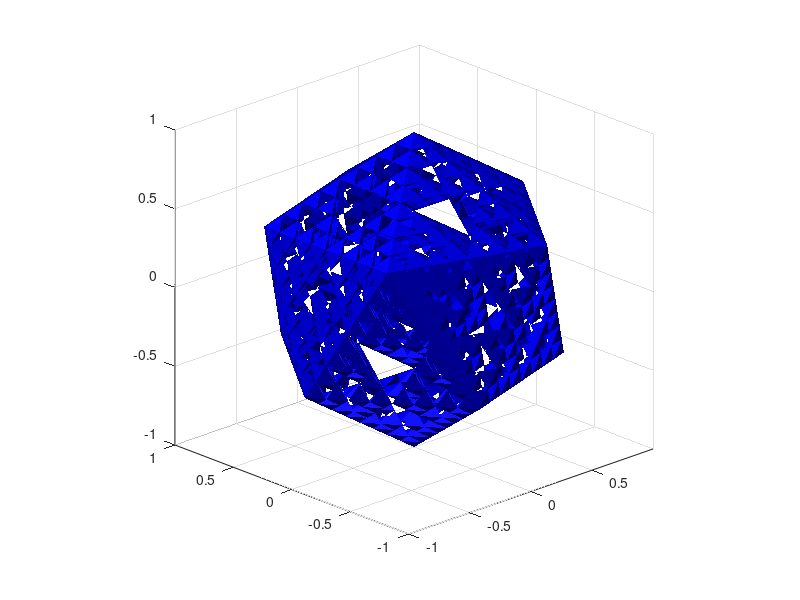

Here is the MATLAB script that generated this plot:
function [V, T] = Sierpinski_icosahedron(nb_it, option_display)
%% Sierpinski_icosahedron : function compute, display, and save
% a Sierpinski icosahedron at any iteration number / depth level.
%
% Author & support : nicolas.douillet (at) free.fr, 2020.
%
%
% Syntax
%
% Sierpinski_icosahedron;
% Sierpinski_icosahedron(nb_it);
% Sierpinski_icosahedron(nb_it, option_display);
% [V,T] = Sierpinski_icosahedron(nb_it, option_display);
%
%
% Description
%
% Sierpinski_icosahedron computes and displays the 3-level / iteration
% Sierpinski icosahedron included in the unit sphere.
%
% Sierpinski_icosahedron(nb_it) computes nb_it depth levels / iterations.
%
% Sierpinski_icosahedron(nb_it, option_display) displays it when
% option_display is set to logical *true/1 (default), and doesn't
% when it is set to  logical false/0.
%
% [V,T] = Sierpinski_icosahedron(nb_it, option_display) stores the resulting
% vertex coordinates in the array V, and the triangulation in the array T.
%
%
% Input arguments
%
% - nb_it : positive integer scalar double, the number of iterations / depth level.
% - option_display : either logical, *true/false or numeric *1/0.
%
%
% Output arguments
%
%       [ |  |  |]
% - V = [Vx Vy Vz], real matrix double, the vertex coordinates. Size(V) = [nb_vertices,3].
%       [ |  |  |]
%
%       [ |  |  |]
% - T = [T1 T2 T3], positive integer matrix double, the triangulation. Size(T) = [nb_triangles,3].
%       [ |  |  |]
%
%
% Example #1 : computes and displays the simple Sierpinski icosahedron at iteration 3
%
% Sierpinski_icosahedron(3);
%
%
% Example #2 : computes, displays and saves the Sierpinski icosahedron at iteration 5
%
% [V,T] = Sierpinski_icosahedron(5,true);
%% Input parsing
assert(nargin < 3,'Too many input arguments.');
if ~nargin    
    nb_it = 3;
    option_display = true;    
elseif nargin > 0    
    assert(isnumeric(nb_it) && nb_it == floor(nb_it) && nb_it >= 0,'nb_it parameter value must be numeric positive or null integer.');    
    if nargin > 1        
        assert(islogical(option_display) || isnumeric(option_display),'option_display parameter type must be either logical or numeric.');        
    else        
        option_display = true;        
    end    
end
warning('on');
if option_display && nb_it > 6    
    warning('%s triangles to display ! Make sure your graphic card has enough memory.',num2str(24*12^nb_it))    
end
warning('off');
%% Body
% Summits of the first tetrahedron with edge length = 1
phi_n = 0.5*(1+sqrt(5));
centre_angle = 2*asin(1/sqrt(phi_n*sqrt(5)));
Rmz = @(theta)[cos(theta) -sin(theta) 0;...
               sin(theta)  cos(theta) 0;...
               0          0           1];
V1 = [0 0 1];
V2 = [sin(centre_angle) 0 cos(centre_angle)];
V3 = (Rmz(0.4*pi)*V2')';
V4 = [0 0 0];
Summit_array = [V1; V2; V3; V4];
[Vertex_array,Triangle_array,Middle_edge_array] = tetrahedron_iterate(V1,V2,V3,V4);
p = 0;
% nb_it iterations
while p ~= nb_it
        
    New_vertex_array      = repmat(Vertex_array,      [1 1 4]);
    New_summit_array      = repmat(Summit_array,      [1 1 4]);
    New_triangle_array    = repmat(Triangle_array,    [1 1 4]);
    New_middle_edge_array = repmat(Middle_edge_array, [1 1 4]);
    
    for j = 1:size(Vertex_array,3) % loop on current nb icosa               
        
        for i = 1:4
            
            V = Summit_array(i,:,j); % current summit
            
            D = sqrt(sum((Middle_edge_array(:,:,j) - repmat(V,[6 1])).^2,2)); % distance matrix
            [~,idx] = sort(D,1);
            
            New_summit_array(:,:,4*(j-1)+i) = [V;...
                                               Middle_edge_array(idx(1),:,j);...
                                               Middle_edge_array(idx(2),:,j);...
                                               Middle_edge_array(idx(3),:,j)];
            
                        % sort New_summit_array regarding to zmax, xmax, ymax, ymin
            i_zmax = find(New_summit_array(:,3,4*(j-1)+i) == max(New_summit_array(:,3,4*(j-1)+i)),1);
            i_xmax = find(New_summit_array(:,1,4*(j-1)+i) == max(New_summit_array(:,1,4*(j-1)+i)),1);
            i_ymax = find(New_summit_array(:,2,4*(j-1)+i) == max(New_summit_array(:,2,4*(j-1)+i)),1);
            i_zmin = find(New_summit_array(:,3,4*(j-1)+i) == min(New_summit_array(:,3,4*(j-1)+i)),1);
            
            New_summit_array(:,:,4*(j-1)+i) = [New_summit_array(i_zmax,:,4*(j-1)+i);...
                                               New_summit_array(i_xmax,:,4*(j-1)+i);...
                                               New_summit_array(i_ymax,:,4*(j-1)+i);...
                                               New_summit_array(i_zmin,:,4*(j-1)+i)];
                             
        % Create new icosa : vertices, triangles, middle edge
        [New_vertex_array(:,:,4*(j-1)+i),New_triangle_array(:,:,4*(j-1)+i),New_middle_edge_array(:,:,4*(j-1)+i)] = ...
            tetrahedron_iterate(New_summit_array(1,:,4*(j-1)+i),...
                                New_summit_array(2,:,4*(j-1)+i),...
                                New_summit_array(3,:,4*(j-1)+i),...
                                New_summit_array(4,:,4*(j-1)+i));                                                                          
        end
        
    end
    
    Vertex_array      = New_vertex_array;
    Summit_array      = New_summit_array;
    Triangle_array    = New_triangle_array;
    Middle_edge_array = New_middle_edge_array;
    
    p = p+1;
    
end
V = Vertex_array(:,:,1);
T = Triangle_array(:,:,1);
for k = 1: size(Vertex_array,3)
    
    T = cat(1,T,Triangle_array(:,:,k)+size(V,1));
    V = cat(1,V,Vertex_array(:,:,k));
    
end
% Remove duplicated vertices
[V,T] = remove_duplicated_vertices(V,T);
% Remove duplicated triangles
T = unique(sort(T,2),'rows','stable');
Rmz = @(theta)[cos(theta) -sin(theta) 0;...
               sin(theta)  cos(theta) 0;...
               0           0          1];
n = cross(V3-V2,V4-V2,2);
n = n / sqrt(sum(n.^2,2));
% Symetry matrix
S = eye(3) - 2*(n'*n);
Vi1 = (S*V')';
Ti1 = T + size(V,1);
V = cat(1,V,Vi1);
T = cat(1,T,Ti1);
Vi2 = -V;
Ti2 = T + size(V,1);
V = cat(1,V,Vi2);
T = cat(1,T,Ti2);
Vr1 = (Rmz(0.4*pi)*V')';
Vr2 = (Rmz(0.8*pi)*V')';
Vr3 = (Rmz(1.2*pi)*V')';
Vr4 = (Rmz(1.6*pi)*V')';
Tr1 = T + size(V,1);
Tr2 = T + 2*size(V,1);
Tr3 = T + 3*size(V,1);
Tr4 = T + 4*size(V,1);
V = [V; Vr1; Vr2; Vr3; Vr4];
T = [T; Tr1; Tr2; Tr3; Tr4];
% Remove duplicated vertices
[V,T] = remove_duplicated_vertices(V,T);
% Remove duplicated triangles
T = unique(sort(T,2),'rows','stable');
%% Display
if option_display
    
    figure;    
    trisurf(T,V(:,1),V(:,2),V(:,3),'EdgeColor',[0 0 1]), shading interp, hold on;
    colormap([0 0 1]);
    camlight('left');
    axis equal, axis tight;
    view(-43.7058,21.3485);
    
end
end % Sierpinski_icosahedron
%% tetrahedron_iterate subfunction
function [V, T, C] = tetrahedron_iterate(V1, V2, V3, V4)
V123 = [V1; V2; V3];
V134 = [V1; V3; V4];
V142 = [V1; V4; V2];
V234 = [V2; V3; V4];
C = 0.5 * [V1+V2; V1+V3; V1+V4; V2+V3; V2+V4; V3+V4];
V = [V123; V134; V142; V234];
% Triangulation
T = [1 2 3];
T = [T;
     T +   repmat(size(V123,1),[size(T,1) size(T,2)]);...
     T + 2*repmat(size(V123,1),[size(T,1) size(T,2)]);...
     T + 3*repmat(size(V123,1),[size(T,1) size(T,2)])];
end % tetrahedron_iterate
%% remove_duplicated_vertices subfunction
function [V_out, T_out] = remove_duplicated_vertices(V_in, T_in)
tol = 1e4*eps;
[V_out,~,n] = uniquetol(V_in,tol,'ByRows',true);
T_out = n(T_in);
end % remove_duplicated_vertices